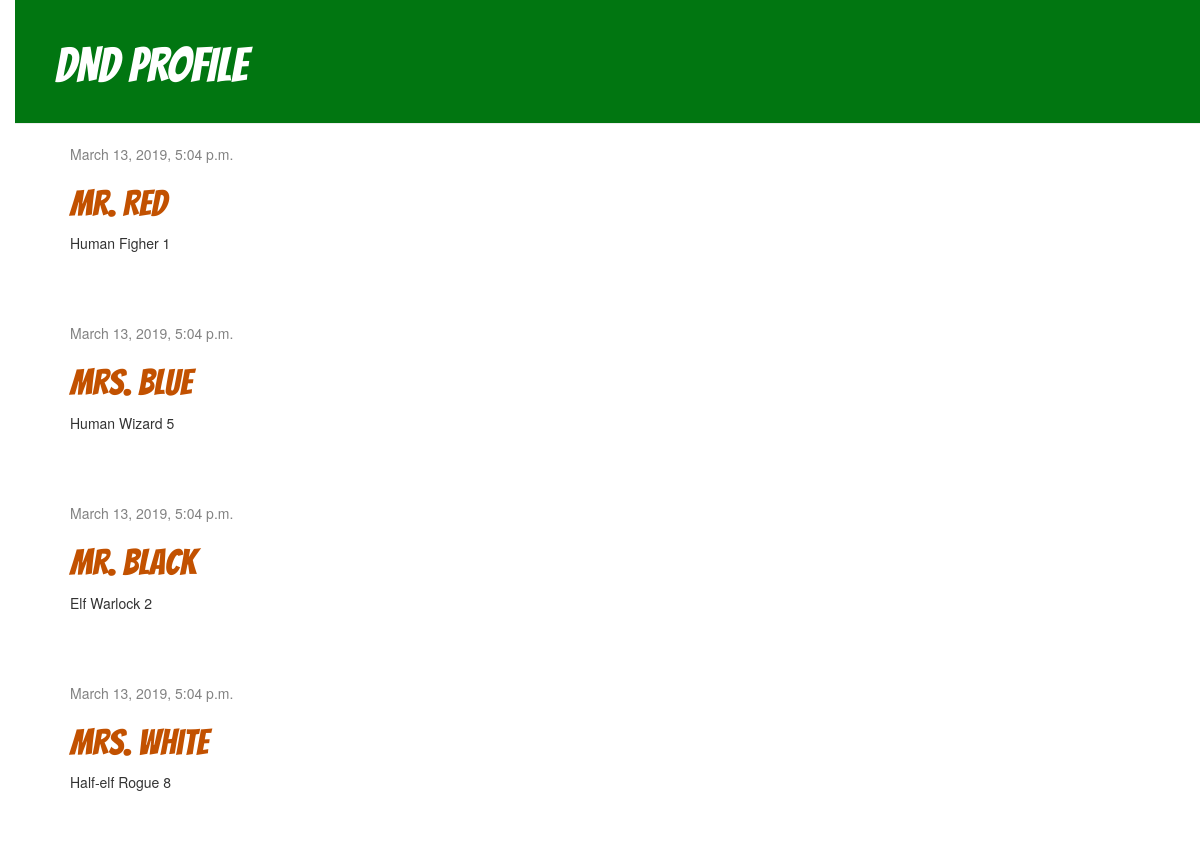
Before: / with the older database file.
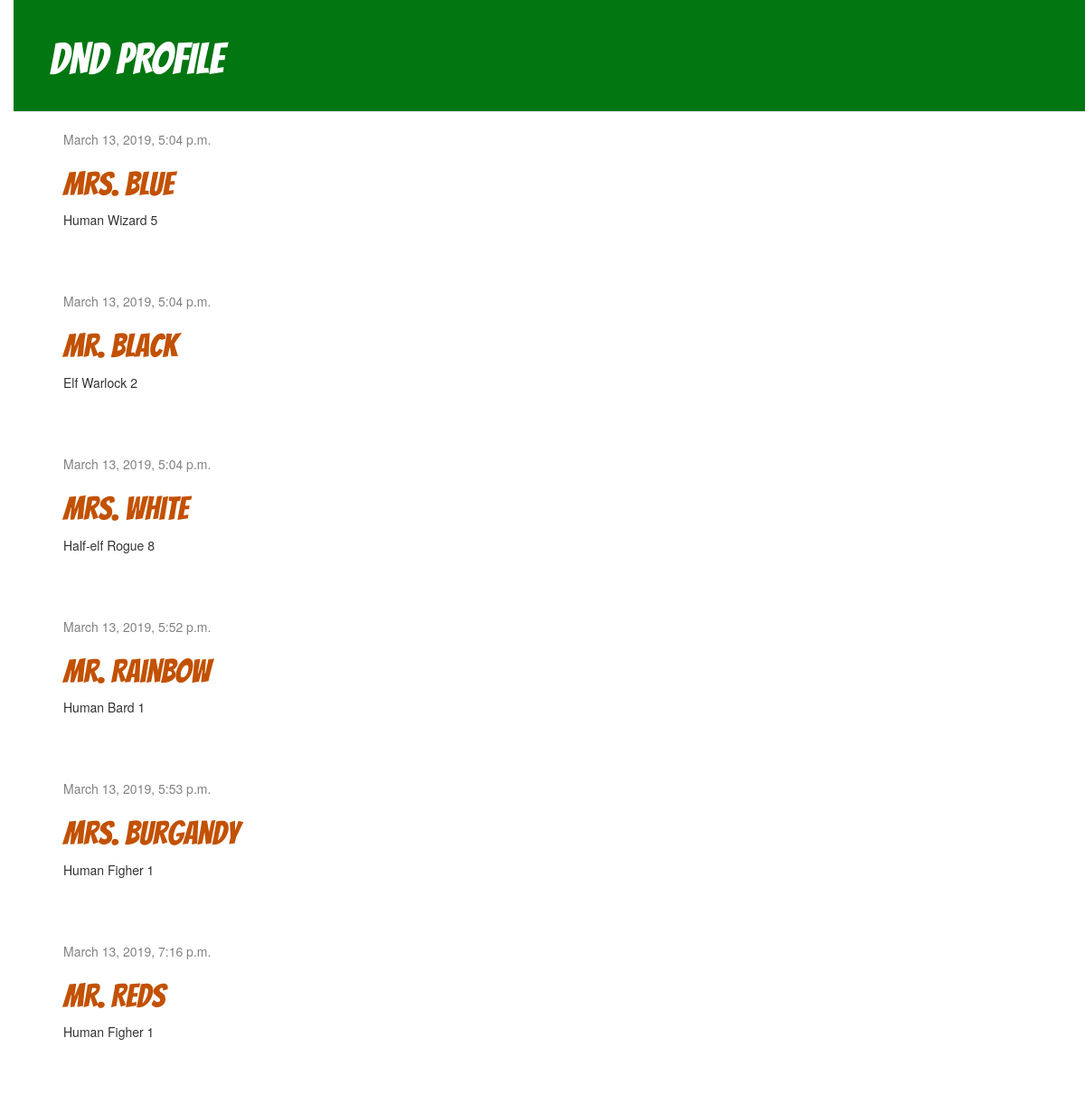
After: the same page with the newer database file.
### dnd/models.py (models this page shows, shortened)
class Post(models.Model):
    author = models.ForeignKey(settings.AUTH_USER_MODEL, on_delete=models.CASCADE)
    Name = models.CharField(max_length=200)
    Race = models.CharField(max_length=200, default ='Human')
    Level = models.IntegerField(default =1)
    Bard = 'Bard'
    Barbarian = 'Barbarian'
    Cleric = 'Cleric'
    Druid = 'Druid'
    Fighter = 'Figher'
    Monk = 'Monk'
    Paladin = 'Paladin'
    Rogue = 'Rogue'
    Ranger = 'Ranger'
    Sorcerer = 'Sorcerer'
    Wizard = 'Wizard'
    Warlock = 'Warlock'
    Class = (
        (Bard, 'Bard'),
        (Barbarian, 'Barbarian'),
        (Cleric, 'Cleric'),
        (Druid, 'Druid'),
        (Fighter, 'Fighter'),
        (Monk, 'Monk'),
        (Paladin, 'Paladin'),
        (Rogue, 'Rogue'),
        (Ranger, 'Ranger'),
        (Sorcerer, 'Sorcerer'),
        (Warlock, 'Warlock'),
        (Wizard, 'Wizard'),
    )
    Class = models.CharField(max_length=12,
        choices = Class,
        default = Bard)
    published_date = models.DateTimeField(blank=True, null=True)

### dnd/views.py (the view)
# urls.py: path('', views.post_list, name='post_list'),
def post_list(request):
    posts = Post.objects.filter(published_date__lte=timezone.now()).order_by('published_date')
    return render(request, 'dnd/post_list.html', {'posts': posts})

### dnd/templates/dnd/post_list.html
{% extends 'dnd/base.html' %}
{% block content %}
    {% for post in posts %}
        <div class="post">
            <div class="date">
                {{ post.published_date }}
            </div>
            <h1><a href="{% url 'post_detail' pk=post.pk %}">{{ post.Name }}</a></h1>
            <p>{{ post.Race|linebreaksbr }} {{ post.Class|linebreaksbr }} {{ post.Level|linebreaksbr }}</p>
        </div>
    {% endfor %}
{% endblock %}

### dnd/templates/dnd/base.html (shortened to what this page needs)
{% load static %}
<html>
    <head>
        <link rel="stylesheet" href="//maxcdn.bootstrapcdn.com/bootstrap/3.2.0/css/bootstrap.min.css">
        <link rel="stylesheet" href="//maxcdn.bootstrapcdn.com/bootstrap/3.2.0/css/bootstrap-theme.min.css">
        <ink href="https://fonts.googleapis.com/css?family=Cuprum" rel="stylesheet" type ="text/css">
        <link rel="stylesheet" href="{% static 'css/dnd.css' %}">
    </head>
    <body>
        <div class="page-header">
            <h1><a href="/">DND PROFILE</a></h1>
        </div>
        <div class="content container">
            <div class="row">
                <div class="col-md-8">
                {% block content %}
                {% endblock %}
                </div>
            </div>
        </div>
    </body>
</html>

### dnd/static/css/dnd.css (style rules this page uses)
h1 a, h2 a { color: #C25100; font-family: 'Bangers'; }
body { padding-left: 15px; }
.page-header { background-color: #017611; margin-top: 0; padding: 20px 20px 20px 40px; }
.page-header h1, .page-header h1 a, .page-header h1 a:visited, .page-header h1 a:active { color: #ffffff; font-size: 36pt; text-decoration: none; }
.content { margin-left: 40px; }
h1, h2, h3, h4 { font-family: 'Lobster', cursive; }
.date { color: #828282; }
.post { margin-bottom: 70px; }

Changed rows visible on the page:
added Post: published_date "March 13, 2019, 5:52 p.m.", Name "Mr. Rainbow", Race "Human", Class "Bard", Level "1"
added Post: published_date "March 13, 2019, 5:53 p.m.", Name "Mrs. Burgandy", Race "Human", Class "Figher", Level "1"
changed Post: published_date "March 13, 2019, 5:04 p.m." → "March 13, 2019, 7:16 p.m."; Name "Mr. Red" → "Mr. Reds"; moves down the list
